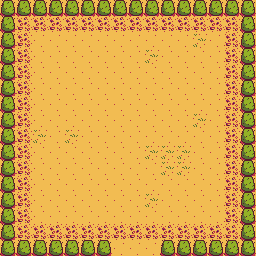

Tiled map render using the project's own tile images. Description and the whole map definition, tile-layer contents included, below:
An orthogonal 16x16 tile map with 16x16 px tiles, 3 tile layers (Background, Animated, Details) and 2 objects (Player, Shop Keeper).

<map version="1.10" tiledversion="1.10.2" orientation="orthogonal" renderorder="right-down" width="16" height="16" tilewidth="16" tileheight="16" infinite="0" nextlayerid="11" nextobjectid="3">
 <tileset firstgid="1" source="../desert.tsx" />
 <layer id="1" name="Background" width="16" height="16">
  <data encoding="csv">
4,4,4,4,4,4,4,4,4,4,4,4,5,4,4,4,
4,5,4,4,4,4,4,4,4,4,4,4,4,4,4,4,
5,4,4,4,4,4,4,4,4,4,4,4,5,4,4,4,
4,4,4,4,4,4,4,4,4,5,4,4,4,4,4,4,
4,4,4,4,4,4,4,4,4,4,4,4,4,4,4,4,
4,4,4,4,4,4,4,4,4,4,4,4,4,4,4,4,
4,4,4,4,4,4,4,4,4,4,4,4,4,4,4,4,
4,4,4,4,4,4,4,4,4,4,4,4,5,4,4,4,
4,4,5,4,5,4,4,4,4,4,4,4,4,4,4,4,
4,4,4,4,4,4,4,4,4,5,5,5,4,4,4,5,
4,4,4,4,4,4,4,4,4,4,5,5,4,4,4,4,
4,4,4,4,4,4,4,4,4,4,4,4,4,4,4,4,
4,4,4,4,4,4,4,4,4,5,4,4,4,4,4,4,
5,4,4,4,4,4,4,4,4,4,4,4,4,4,4,4,
4,4,4,4,4,4,5,4,4,4,4,4,4,4,4,4,
5,4,4,4,4,4,4,4,4,4,4,4,5,4,4,4
</data>
 </layer>
 <layer id="3" name="Animated" width="16" height="16">
  <data encoding="csv">
7,7,7,7,7,7,7,7,7,7,7,7,7,7,7,7,
7,0,0,0,0,0,0,0,0,0,0,0,0,0,0,7,
7,0,0,0,0,0,0,0,0,0,0,0,0,0,0,7,
7,0,0,0,0,0,0,0,0,0,0,0,0,0,0,7,
7,0,0,0,0,0,0,0,0,0,0,0,0,0,0,7,
7,0,0,0,0,0,0,0,0,0,0,0,0,0,0,7,
7,0,0,0,0,0,0,0,0,0,0,0,0,0,0,7,
7,0,0,0,0,0,0,0,0,0,0,0,0,0,0,7,
7,0,0,0,0,0,0,0,0,0,0,0,0,0,0,7,
7,0,0,0,0,0,0,0,0,0,0,0,0,0,0,7,
7,0,0,0,0,0,0,0,0,0,0,0,0,0,0,7,
7,0,0,0,0,0,0,0,0,0,0,0,0,0,0,7,
7,0,0,0,0,0,0,0,0,0,0,0,0,0,0,7,
7,0,0,0,0,0,0,0,0,0,0,0,0,0,0,7,
7,0,0,0,0,0,0,0,0,0,0,0,0,0,0,7,
7,7,7,7,7,7,7,0,0,0,7,7,7,7,7,7
</data>
 </layer>
 <layer id="5" name="Details" width="16" height="16">
  <data encoding="csv">
0,0,0,0,0,0,0,0,0,0,0,0,0,0,0,0,
0,3,3,3,3,3,3,3,3,3,3,3,3,3,3,0,
0,3,0,0,0,0,0,0,0,0,0,0,0,0,3,0,
0,3,0,0,0,0,0,0,0,0,0,0,0,0,3,0,
0,3,0,0,0,0,0,0,0,0,0,0,0,0,3,0,
0,3,0,0,0,0,0,0,0,0,0,0,0,0,3,0,
0,3,0,0,0,0,0,0,0,0,0,0,0,0,3,0,
0,3,0,0,0,0,0,0,0,0,0,0,0,0,3,0,
0,3,0,0,0,0,0,0,0,0,0,0,0,0,3,0,
0,3,0,0,0,0,0,0,0,0,0,0,0,0,3,0,
0,3,0,0,0,0,0,0,0,0,0,0,0,0,3,0,
0,3,0,0,0,0,0,0,0,0,0,0,0,0,3,0,
0,3,0,0,0,0,0,0,0,0,0,0,0,0,3,0,
0,3,0,0,0,0,0,0,0,0,0,0,0,0,3,0,
0,3,3,3,3,3,3,3,3,3,3,3,3,3,3,0,
0,0,0,0,0,0,0,0,0,0,0,0,0,0,0,0
</data>
 </layer>
 <objectgroup id="7" name="Entities">
  <object id="1" name="Player" x="127.554" y="177.554">
   <point />
  </object>
  <object id="2" name="Shop Keeper" x="128" y="60">
   <point />
  </object>
 </objectgroup>
</map>